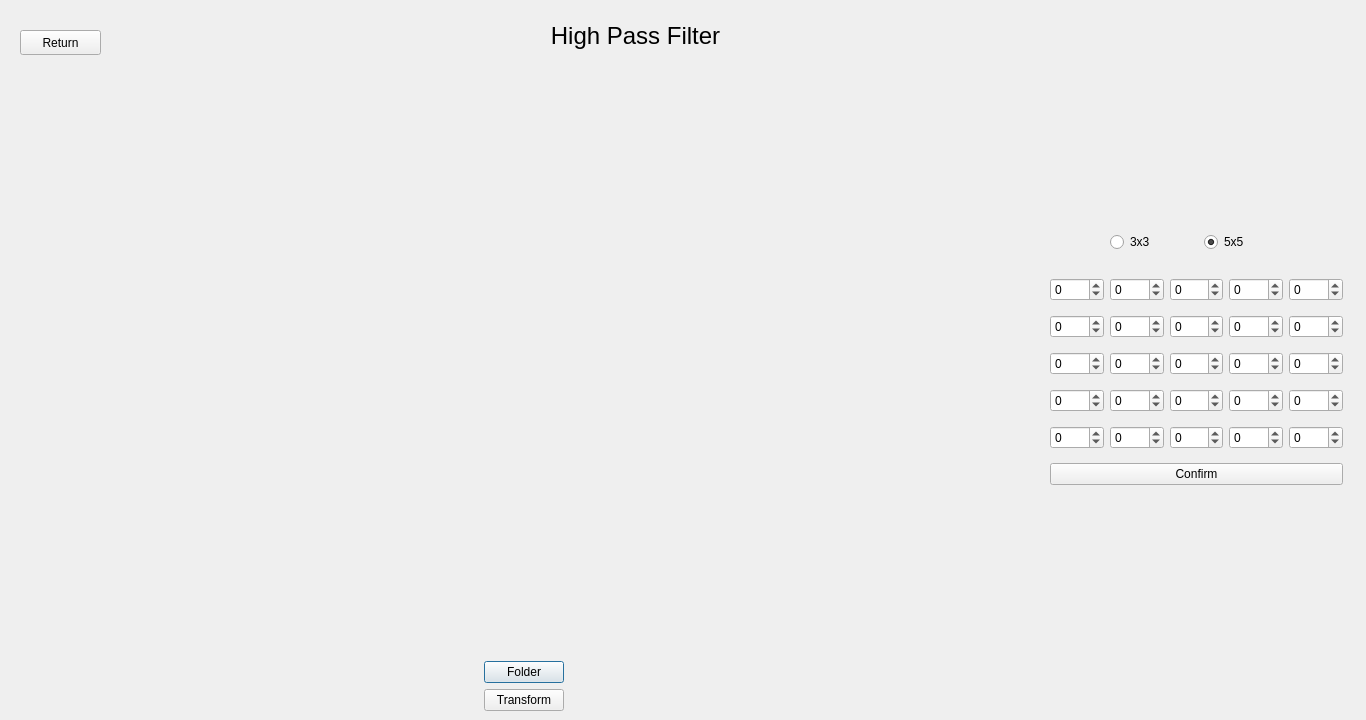
<?xml version="1.0" encoding="UTF-8"?>
<ui version="4.0">
 <class>highpassfilt</class>
 <widget class="QDialog" name="highpassfilt">
  <property name="geometry">
   <rect>
    <x>0</x>
    <y>0</y>
    <width>1366</width>
    <height>720</height>
   </rect>
  </property>
  <property name="sizePolicy">
   <sizepolicy hsizetype="Fixed" vsizetype="Fixed">
    <horstretch>0</horstretch>
    <verstretch>0</verstretch>
   </sizepolicy>
  </property>
  <property name="minimumSize">
   <size>
    <width>1366</width>
    <height>720</height>
   </size>
  </property>
  <property name="maximumSize">
   <size>
    <width>1366</width>
    <height>720</height>
   </size>
  </property>
  <property name="windowTitle">
   <string>Dialog</string>
  </property>
  <widget class="QWidget" name="horizontalLayoutWidget">
   <property name="geometry">
    <rect>
     <x>19</x>
     <y>80</y>
     <width>1011</width>
     <height>631</height>
    </rect>
   </property>
   <layout class="QHBoxLayout" name="horizontalLayout">
    <item>
     <layout class="QVBoxLayout" name="verticalLayout">
      <item>
       <widget class="QLabel" name="imgFoldLbl">
        <property name="text">
         <string/>
        </property>
       </widget>
      </item>
      <item alignment="Qt::AlignHCenter">
       <widget class="QPushButton" name="foldBtn">
        <property name="text">
         <string>Folder</string>
        </property>
       </widget>
      </item>
      <item alignment="Qt::AlignHCenter">
       <widget class="QPushButton" name="transformBtn">
        <property name="text">
         <string>Transform</string>
        </property>
       </widget>
      </item>
     </layout>
    </item>
   </layout>
  </widget>
  <widget class="QPushButton" name="retBtn">
   <property name="geometry">
    <rect>
     <x>20</x>
     <y>30</y>
     <width>81</width>
     <height>25</height>
    </rect>
   </property>
   <property name="text">
    <string>Return</string>
   </property>
  </widget>
  <widget class="QLabel" name="label_3">
   <property name="geometry">
    <rect>
     <x>530</x>
     <y>20</y>
     <width>211</width>
     <height>31</height>
    </rect>
   </property>
   <property name="font">
    <font>
     <pointsize>18</pointsize>
    </font>
   </property>
   <property name="text">
    <string>High Pass Filter</string>
   </property>
   <property name="alignment">
    <set>Qt::AlignCenter</set>
   </property>
  </widget>
  <widget class="QWidget" name="verticalLayoutWidget">
   <property name="geometry">
    <rect>
     <x>1050</x>
     <y>270</y>
     <width>293</width>
     <height>228</height>
    </rect>
   </property>
   <layout class="QVBoxLayout" name="verticalLayout_3">
    <item>
     <layout class="QHBoxLayout" name="horizontalLayout_4">
      <item>
       <widget class="QSpinBox" name="spinBox_1">
        <property name="minimum">
         <number>-99</number>
        </property>
        <property name="value">
         <number>0</number>
        </property>
       </widget>
      </item>
      <item>
       <widget class="QSpinBox" name="spinBox_2">
        <property name="minimum">
         <number>-99</number>
        </property>
        <property name="value">
         <number>0</number>
        </property>
       </widget>
      </item>
      <item>
       <widget class="QSpinBox" name="spinBox_3">
        <property name="minimum">
         <number>-99</number>
        </property>
        <property name="value">
         <number>0</number>
        </property>
       </widget>
      </item>
      <item>
       <widget class="QSpinBox" name="spinBox_4">
        <property name="minimum">
         <number>-99</number>
        </property>
        <property name="value">
         <number>0</number>
        </property>
       </widget>
      </item>
      <item>
       <widget class="QSpinBox" name="spinBox_5">
        <property name="minimum">
         <number>-99</number>
        </property>
        <property name="value">
         <number>0</number>
        </property>
       </widget>
      </item>
     </layout>
    </item>
    <item>
     <layout class="QHBoxLayout" name="horizontalLayout_3">
      <item>
       <widget class="QSpinBox" name="spinBox_6">
        <property name="minimum">
         <number>-99</number>
        </property>
        <property name="value">
         <number>0</number>
        </property>
       </widget>
      </item>
      <item>
       <widget class="QSpinBox" name="spinBox_7">
        <property name="minimum">
         <number>-99</number>
        </property>
        <property name="value">
         <number>0</number>
        </property>
       </widget>
      </item>
      <item>
       <widget class="QSpinBox" name="spinBox_8">
        <property name="minimum">
         <number>-99</number>
        </property>
        <property name="value">
         <number>0</number>
        </property>
       </widget>
      </item>
      <item>
       <widget class="QSpinBox" name="spinBox_9">
        <property name="minimum">
         <number>-99</number>
        </property>
        <property name="value">
         <number>0</number>
        </property>
       </widget>
      </item>
      <item>
       <widget class="QSpinBox" name="spinBox_10">
        <property name="minimum">
         <number>-99</number>
        </property>
        <property name="value">
         <number>0</number>
        </property>
       </widget>
      </item>
     </layout>
    </item>
    <item>
     <layout class="QHBoxLayout" name="horizontalLayout_5">
      <item>
       <widget class="QSpinBox" name="spinBox_11">
        <property name="minimum">
         <number>-99</number>
        </property>
        <property name="value">
         <number>0</number>
        </property>
       </widget>
      </item>
      <item>
       <widget class="QSpinBox" name="spinBox_12">
        <property name="minimum">
         <number>-99</number>
        </property>
        <property name="value">
         <number>0</number>
        </property>
       </widget>
      </item>
      <item>
       <widget class="QSpinBox" name="spinBox_13">
        <property name="minimum">
         <number>-99</number>
        </property>
        <property name="value">
         <number>0</number>
        </property>
       </widget>
      </item>
      <item>
       <widget class="QSpinBox" name="spinBox_14">
        <property name="minimum">
         <number>-99</number>
        </property>
        <property name="value">
         <number>0</number>
        </property>
       </widget>
      </item>
      <item>
       <widget class="QSpinBox" name="spinBox_15">
        <property name="minimum">
         <number>-99</number>
        </property>
        <property name="value">
         <number>0</number>
        </property>
       </widget>
      </item>
     </layout>
    </item>
    <item>
     <layout class="QHBoxLayout" name="horizontalLayout_6">
      <item>
       <widget class="QSpinBox" name="spinBox_16">
        <property name="minimum">
         <number>-99</number>
        </property>
        <property name="value">
         <number>0</number>
        </property>
       </widget>
      </item>
      <item>
       <widget class="QSpinBox" name="spinBox_17">
        <property name="minimum">
         <number>-99</number>
        </property>
        <property name="value">
         <number>0</number>
        </property>
       </widget>
      </item>
      <item>
       <widget class="QSpinBox" name="spinBox_18">
        <property name="minimum">
         <number>-99</number>
        </property>
        <property name="value">
         <number>0</number>
        </property>
       </widget>
      </item>
      <item>
       <widget class="QSpinBox" name="spinBox_19">
        <property name="minimum">
         <number>-99</number>
        </property>
        <property name="value">
         <number>0</number>
        </property>
       </widget>
      </item>
      <item>
       <widget class="QSpinBox" name="spinBox_20">
        <property name="minimum">
         <number>-99</number>
        </property>
        <property name="value">
         <number>0</number>
        </property>
       </widget>
      </item>
     </layout>
    </item>
    <item>
     <layout class="QHBoxLayout" name="horizontalLayout_7">
      <item>
       <widget class="QSpinBox" name="spinBox_21">
        <property name="minimum">
         <number>-99</number>
        </property>
        <property name="value">
         <number>0</number>
        </property>
       </widget>
      </item>
      <item>
       <widget class="QSpinBox" name="spinBox_22">
        <property name="minimum">
         <number>-99</number>
        </property>
        <property name="value">
         <number>0</number>
        </property>
       </widget>
      </item>
      <item>
       <widget class="QSpinBox" name="spinBox_23">
        <property name="minimum">
         <number>-99</number>
        </property>
        <property name="value">
         <number>0</number>
        </property>
       </widget>
      </item>
      <item>
       <widget class="QSpinBox" name="spinBox_24">
        <property name="minimum">
         <number>-99</number>
        </property>
        <property name="value">
         <number>0</number>
        </property>
       </widget>
      </item>
      <item>
       <widget class="QSpinBox" name="spinBox_25">
        <property name="minimum">
         <number>-99</number>
        </property>
        <property name="value">
         <number>0</number>
        </property>
       </widget>
      </item>
     </layout>
    </item>
    <item>
     <widget class="QPushButton" name="confBtn">
      <property name="text">
       <string>Confirm</string>
      </property>
     </widget>
    </item>
   </layout>
  </widget>
  <widget class="QWidget" name="horizontalLayoutWidget_2">
   <property name="geometry">
    <rect>
     <x>1110</x>
     <y>230</y>
     <width>181</width>
     <height>25</height>
    </rect>
   </property>
   <layout class="QHBoxLayout" name="horizontalLayout_2">
    <item>
     <widget class="QRadioButton" name="x3rad">
      <property name="text">
       <string>3x3</string>
      </property>
      <property name="checked">
       <bool>false</bool>
      </property>
     </widget>
    </item>
    <item>
     <widget class="QRadioButton" name="x5rad">
      <property name="text">
       <string>5x5</string>
      </property>
      <property name="checked">
       <bool>true</bool>
      </property>
     </widget>
    </item>
   </layout>
  </widget>
 </widget>
 <resources/>
 <connections/>
</ui>
